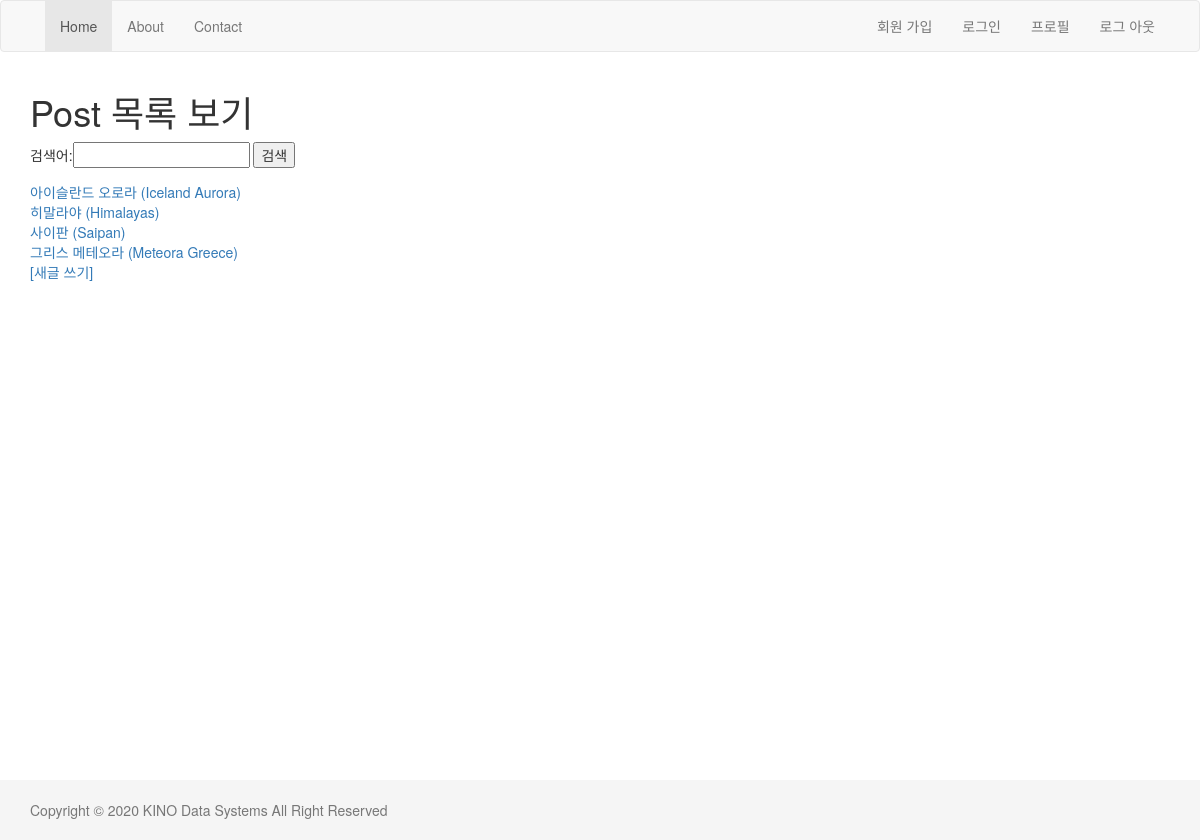
The page /blog/ on the database as committed earlier.
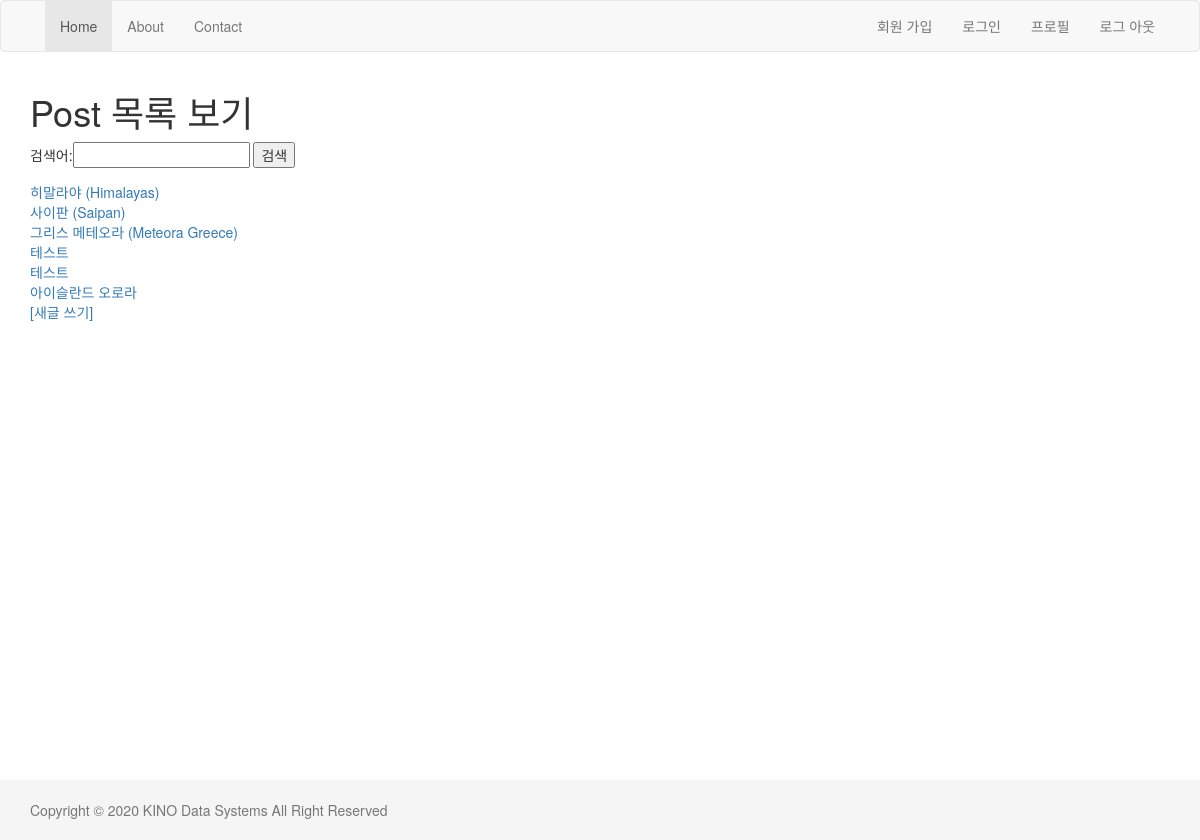
The same page on the database as committed later.
### blog/models.py (models this page shows, shortened)
class Post(models.Model):
    REGION_CHOICE = (
                        ('Africa','아프리카'),
                        ('Europe','유럽'),
                        ('Oceania','오세아니아'),
                        ('Asia','아시아'),
                        ('North America','북아메리카'),
                        ('South America','남아메리카'),
                        )
    title = models.CharField('제목', max_length=250)
    body = models.TextField('내용')
    region = models.CharField('지역',max_length=20,choices=REGION_CHOICE, default='Asia')
    created = models.DateField(auto_now_add=True)
    updated = models.DateTimeField(auto_now=True)

### blog/views.py (the view)
# urls.py: path('', views.list,name='list'),
def list(request):
    post_list = Post.objects.all()
    search_key=request.GET.get("keyword")
    if search_key:
        post_list=Post.objects.filter(title_icontains=search_key)
    return render(request,'blog/list.html',{'post_all':post_list,'q':search_key})

### blog/templates/blog/list.html (shortened to what this page needs)
{% extends "layout.html"%}
{% block content %}
    <h1>Post 목록 보기</h1>
    <form action ="" method="get">
        검색어:<input type="text" name="keyword"value="{{q|default:''}}">
        <input type="submit" value="검색">
    </form>
    {% for post in post_all%}
    <a href ="{% url 'blog:detail' post.id  %}   ">{{post.title}}</a><br>
    {% endfor%}
    <a href="{% url 'blog:create' %}">[새글 쓰기]</a>
{% endblock %}

### templates/layout.html (shortened to what this page needs)
<html>
<head>
    <link rel="stylesheet" href="//maxcdn.bootstrapcdn.com/bootstrap/3.3.7/css/bootstrap.min.css" />
</head>
<body>
    <nav class="navbar navbar-default">
        <div class="container">
            <div id="navbar" class="collapse navbar-collapse">
                <ul class="nav navbar-nav">
                    <li class="active"><a href="#">Home</a></li>
                    <li><a href="#">About</a></li>
                    <li><a href="#">Contact</a></li>
                </ul>
                <ul class="nav navbar-nav navbar-right">
                    <li><a href="#">회원 가입 </a> </li>
                    <li><a href="#">로그인</a></li>
                    <li><a href="#">프로필</a> </li>
                    <li><a href="#">로그 아웃</a></li>
                 </ul>
                </div>
        </div>
    </nav>
    <div class="container">
        <div class="row">
            <div class="col-sm-12">
                {% block content %}
                {% endblock %}
            </div>
        </div>
    </div>
    <div id="page-footer">
        <div class="container">
            <p class="text-muted">
                Copyright © 2020 KINO Data Systems All Right Reserved
            </p>
        </div>
    </div>
</body>
</html>

### templates/layout.html (style rules this page uses)
html { position: relative; min-height: 100% }
body { margin-bottom: 60px }
#page-footer { position: absolute; bottom: 0; width:100%; height: 60; line-height: 60px; background-color: #f5f5f5; }

Rows that differ between the two databases and show on the page:
removed Post: title "아이슬란드 오로라 (Iceland Aurora)"
added Post: title "테스트"
added Post: title "테스트"
added Post: title "아이슬란드 오로라"
